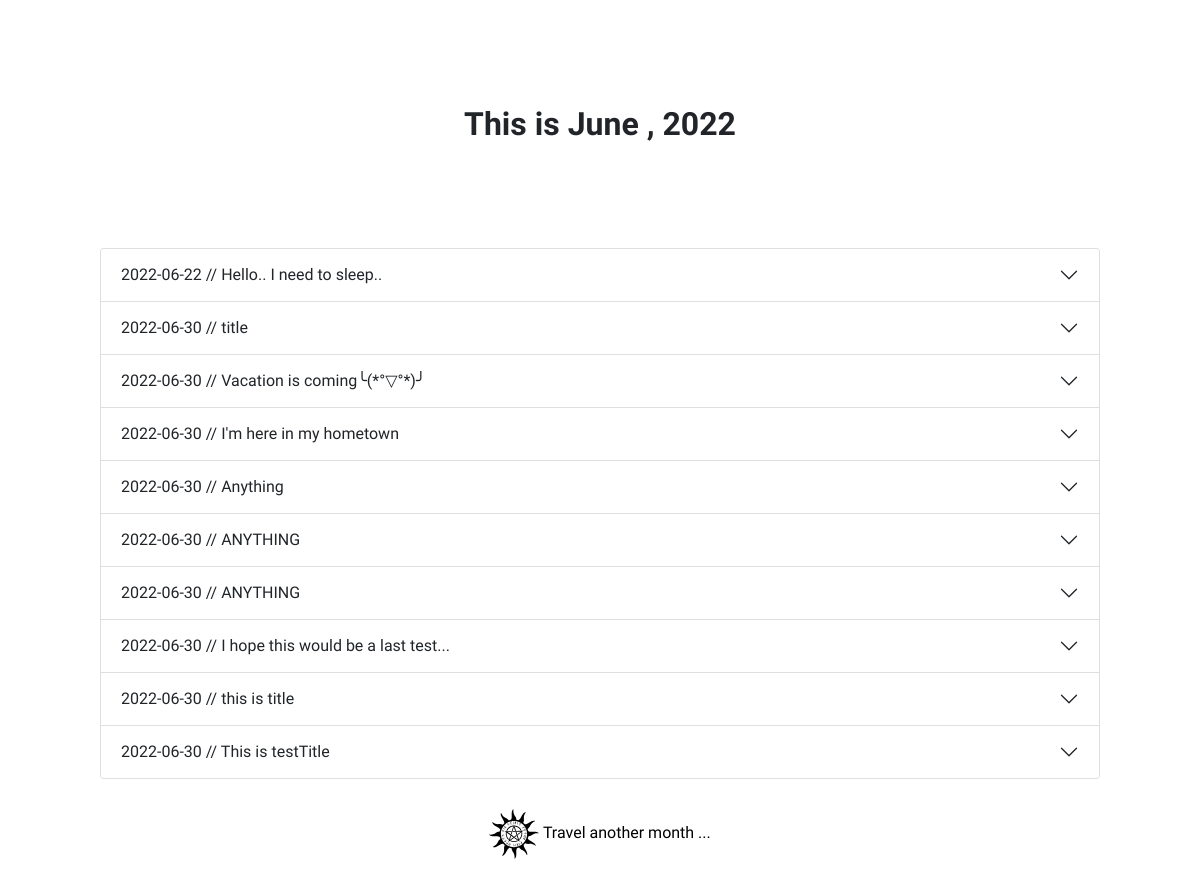
/inside/month/6, run on an earlier commit of the app's database.
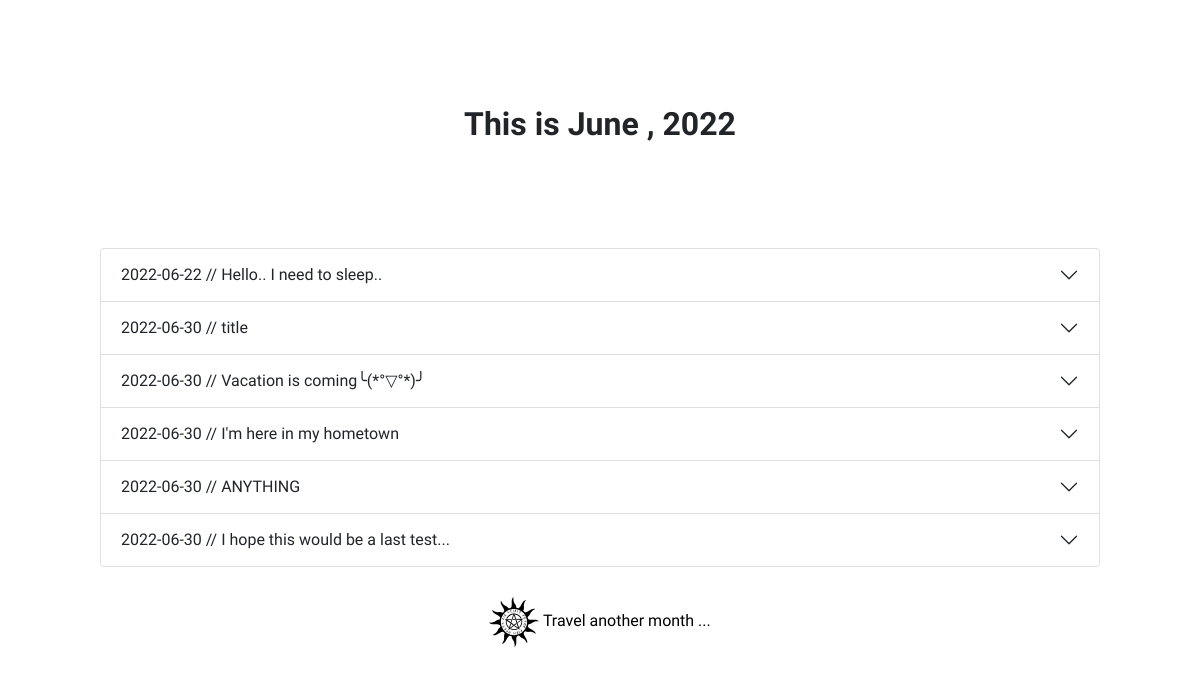
And on a later commit of the database.
### insidepage/models.py (models this page shows, shortened)
class Diary(models.Model):
    title = models.CharField(max_length=30)
    pub_date = models.DateTimeField(auto_now_add=True)
    body = models.TextField()
    def summary(self):
        return self.body[:100]

### insidepage/views.py (the view)
# urls.py: path('month/<str:month>', views.month, name='month'),
def month(request, month):
    diaries = Diary.objects.filter(pub_date__month=month)
    months = ['January', 'Feburary', 'March', 'April', 'May', 'June', 'July', 'August', 'September', 'October', 'November', 'December']
    return render(request, 'insidepage/month.html', {'diaries': diaries, 'month': months[int(month)-1]})

### insidepage/templates/insidepage/month.html (shortened to what this page needs)
{% load static %}
<!DOCTYPE html>
<html lang="en">
  <head>
    <link
      href="https://cdn.jsdelivr.net/npm/bootstrap@5.1.3/dist/css/bootstrap.min.css"
      rel="stylesheet"
    />
    <link
      rel="stylesheet"
      type="text/css"
      href="{% static 'css/styles.css' %}"
    />
  </head>
  <body>
    <div class="head">
      <span class="head__title"
        >This is <span>{{ month }}</span> , <span>2022</span></span
      >
    </div>
    {% if diaries %}
    <div class="accordion" id="accordionExample">
      {% for diary in diaries.all %}
      <div class="accordion-item">
        <h2 class="accordion-header" id="headingOne{{diary.id}}">
          <button
            class="accordion-button collapsed"
            type="button"
            data-bs-toggle="collapse"
            data-bs-target="#collapseOne{{diary.id}}"
            aria-expanded="false"
            aria-controls="collapseOne{{diary.id}}"
          >
            {{ diary.pub_date|date:'Y-m-d' }} // {{ diary.title }}
          </button>
        </h2>
      </div>
      {% endfor%}
    </div>
    {% else %}
    <div>We have no memories to show you ...</div>
    {% endif %}
    <div class="content__index footer">
      <a href="{% url 'index' %}">
        <img src="{% static 'img/pagan.svg' %}" alt="pagan" width="50px" />
        <span>Travel another month ...</span>
      </a>
    </div>
  </body>
</html>

What changed in the data, as far as the page shows it:
removed Diary: pub_date "2022-06-30", title "Anything"
removed Diary: pub_date "2022-06-30", title "ANYTHING"
removed Diary: pub_date "2022-06-30", title "this is title"
removed Diary: pub_date "2022-06-30", title "This is testTitle"
